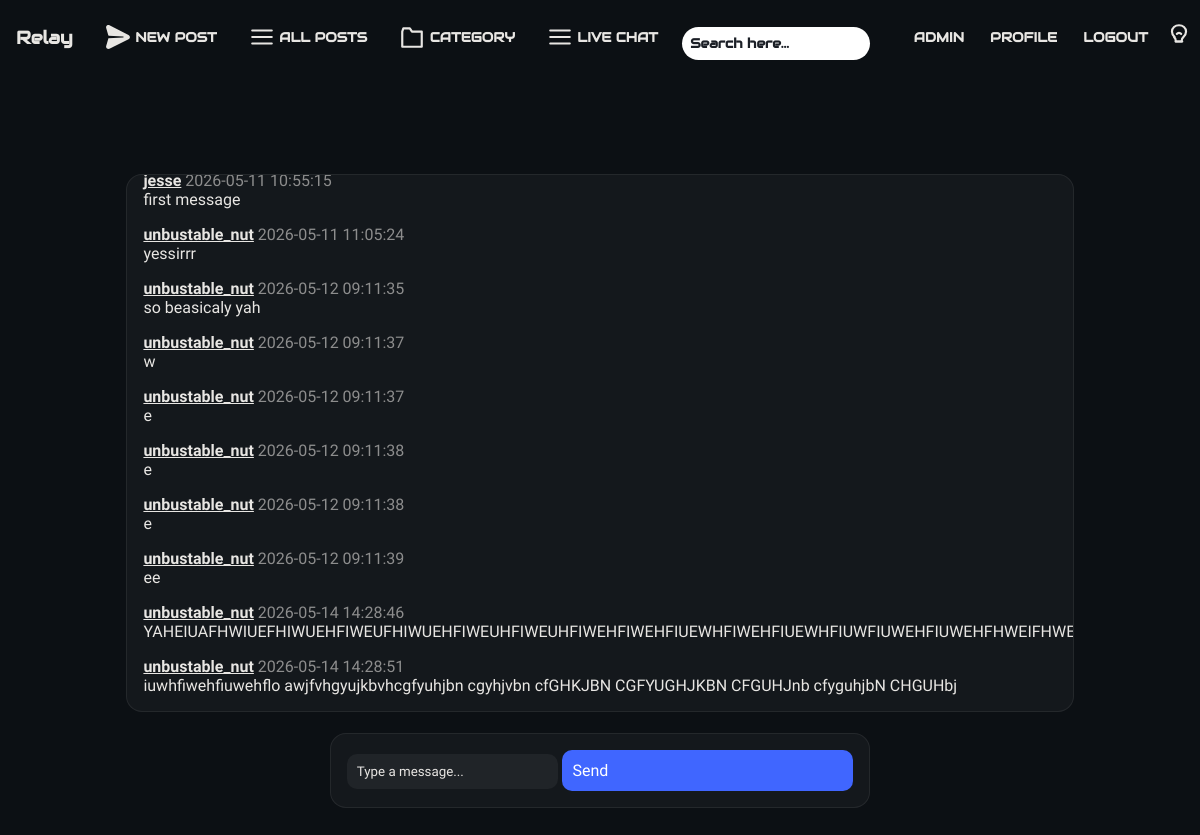
The page /livechat (signed in) on the database as committed earlier.
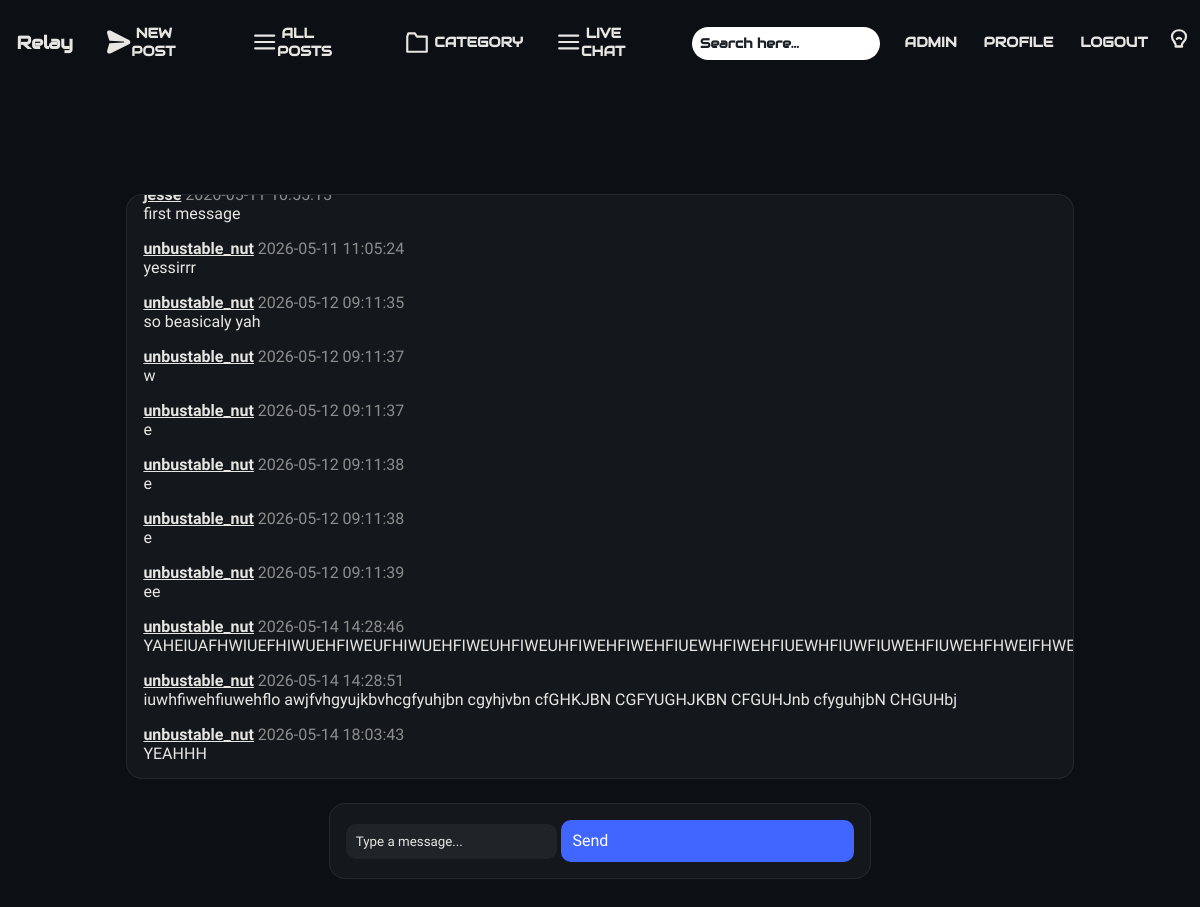
The same page on the database as committed later.
### tables this page shows
CREATE TABLE chat ("id" INTEGER PRIMARY KEY AUTOINCREMENT, "user_id" INTEGER NOT NULL REFERENCES users(id), "message" TEXT NOT NULL, "time" TEXT NOT NULL);

CREATE TABLE "users" (
    id INTEGER PRIMARY KEY AUTOINCREMENT,
    "name" TEXT UNIQUE,
    password TEXT
, imageurl TEXT, email TEXT);

### app.py (the view)
@app.route("/livechat")
def livechat():
    if "user_id" not in session:
        return redirect(url_for("login"))
    sql = """
        SELECT chat.message, chat.time, users.name
        FROM chat
        JOIN users ON chat.user_id = users.id
        ORDER BY chat.id ASC;
    """
    messages = query_db(sql)
    return render_template("livechat.html", messages=messages)

### app.py (called while the page is built)
def get_db():
    db = getattr(g, "_database", None)
    if db is None:
        db = g._database = sqlite3.connect(DATABASE)
    return db

@app.teardown_appcontext
def close_connection(exception):
    db = getattr(g, "_database", None)
    if db is not None:
        db.close()

def query_db(query, args=(), one=False):
    cur = get_db().execute(query, args)
    rv = cur.fetchall()
    cur.close()
    return (rv[0] if rv else None) if one else rv

### templates/livechat.html (shortened to what this page needs)
{% extends "layout.html" %}
{% block body %}
<div class="chat-centered-content">
    <div id="chat-box" class="chat-box">
        {% for message in messages %}
            <div class="chat-message">
                <div class="chat-meta">
                    <a style="text-decoration:underline; font-weight:600;" href="{{ url_for('userposts', username=message[2]) }}">{{ message[2] }}</a>
                    <span>{{ message[1] }}</span>
                </div>
                <div class="chat-text">{{ message[0] }}</div>
            </div>
        {% endfor %}
    </div>
    <form id="chat-form" class="chat-input-box">
        <input type="text" id="message-input" class="chat-input" placeholder="Type a message..." autocomplete="off" maxlength="100" required>
        <button type="submit" class="chat-send-button">Send</button>
    </form>
</div>
{% endblock %}

### templates/layout.html (shortened to what this page needs)
<!DOCTYPE html>
<html lang="en">
<head>
    <link rel="stylesheet" href="{{url_for('static', filename='style.css')}}">
</head>
<body>
    <nav class="navbar">
        <div class="left-navbar-group">
            <a href="/" class="top-button">
                <div class="title">Relay</div>
            </a>
            <a href="/newpost" class="top-button">
                &nbsp;NEW POST
            </a>
            <a href="/allposts" class="top-button">
                <svg viewBox="0 0 24 24" width="26" height="26">
                    <path d="M3 6h18M3 12h18M3 18h18" stroke="currentColor" stroke-width="2" stroke-linecap="round" />
                </svg>
                &nbsp;ALL POSTS
            </a>
            <div class="dropdown">
                <button class="top-button">
                    <svg viewBox="0 0 24 24" width="26" height="26">
                        <path d="M3 7v14h18V7H12l-2-3H4z" stroke="currentColor" stroke-width="2" fill="none"
                            stroke-linecap="round" stroke-linejoin="round" />
                    </svg>
                    &nbsp;CATEGORY
                </button>
            </div>
            <a href="/livechat" class="top-button">
                <svg viewBox="0 0 24 24" width="26" height="26">
                    <path d="M3 6h18M3 12h18M3 18h18" stroke="currentColor" stroke-width="2" stroke-linecap="round" />
                </svg>
                &nbsp;LIVE CHAT
            </a>
            <form action="/search" method="POST">
                <div class="search">
                    <input type="text" name="search" class="searchbar" placeholder="Search here...">
                </div>
            </form>
        </div>
        <div class="nav-right">
            <a href="/admin" class="top-button">ADMIN</a>
            {% if session.username %}
            <a href="{{ url_for('userposts', username=session['username']) }}" class="top-button">PROFILE</a>
            <a href="/logout" class="top-button">LOGOUT</a>
            {% else %}
            <a href="/login" class="top-button">LOGIN</a>
            <a href="/register" class="top-button">REGISTER</a>
            {% endif %}
            <button id="themeToggle" class="theme-toggle" aria-label="Toggle theme">
            </button>
        </div>
    </nav>
    {% block body %}
    {% endblock %}
</body>
</html>

### static/style.css (style rules this page uses)
:root { --background: #0c1014; --box-background: rgba(255, 255, 255, 0.035); --post-background: #2a2a2a; --input-background: rgba(255, 255, 255, 0.05); --font: #e8e6e3; --muted-font: #8d8d8d; --heading-font: "Audiowide", sans-serif; --body-font: "Google Sans", monospace; --coloured-element: #4066ff; --error-red: #ef4444; --sidebar-font-size: 0.8vw; --reply-font: calc(0.5vh + 0.5vw); --reply-line: calc(2vh + 2vw); --navbar-font-size: calc(0.59vh + 0.59vw); --navbar-title-size: 1.5vw; --box-border: 1px solid rgba(255, 255, 255, 0.07); --box-border-radius: 16px; --nav-box-shadow: rgba(226, 226, 226, 0.73); }
.theme-toggle { background: var(--background); color: var(--font); border:none; cursor: pointer; margin:0; }
* { font-family: var(--body-font); box-sizing: border-box; }
body { background: var(--background); color: var(--font); overflow-x: hidden; overscroll-behavior-x: none; }
h1, .title, .searchbar, .top-button, .top-button-active, .follow-button, .content-404, .logo, .post-title, .page-title, .sidebar-title, .home-sidebar > h1 { font-family: var(--heading-font); }
a { text-decoration: none; color: var(--font); font-weight: 520; }
.searchbar { background:white; color:#1b1f26; padding: 0.6em; margin-top: 0.6em; font-weight: 600; font-family: var(--heading-font); border-radius: 50px; transform: translateY(3px); }
.navbar { position: sticky; z-index: 10000; top: 0; display: flex; gap: 1em; padding: 0.5em 0; background-color: var(--background); }
.left-navbar-group { display: flex; gap: 1em; }
.title { font-size: var(--navbar-title-size); font-weight: 600; border: none; }
.nav-right { margin-left: auto; display: flex; gap: 10px; }
button { all: unset; }
.top-button { display: flex; color: var(--font); justify-content: center; align-items: center; padding: 0.6em; font-weight: 600; font-family: var(--heading-font); border: none; font-size: var(--navbar-font-size) !important; }
form { display: flex; flex-direction: column; gap: 15px; }
input, textarea { padding: 10px; border-radius: 6px; border: none; outline: none; color: var(--input-font); background: var(--input-background); font-family: 'Google Sans', monospace; }
input::placeholder, textarea::placeholder { color: var(--font-muted); }
.login-button, .chat-send-button, .admin-users-button { padding: 1vh; cursor: pointer; font-family: 'Google Sans', monospace; transition: 0.2s; background: var(--coloured-element); border-radius: 10px; color: white; border: none; width: 270px; }
.dropdown button { font-size: var(--navbar-font-size) !important; }
.dropdown { display: flex; align-items: center; margin: 0; padding: 0; position: relative; }
.chat-input-box { display: inline; background: var(--box-background); border: var(--box-border); border-radius: var(--box-border-radius); padding: 1em; }
.chat-centered-content { display: flex; flex-direction: column; align-items: center; margin-top: 10vh; gap: 2vh; }
.chat-box { background: var(--box-background); border: var(--box-border); width: 80%; padding: 1em; margin-top: 0; gap: 1em; height: 50vh; overflow-y: auto; display: flex; flex-direction: column; border-radius: var(--box-border-radius) }
.chat-input { height: 100%; background: var(--input-background); border-radius: 10px; border: none; }
.chat-meta { color: var(--muted-font) !important; }

Rows that differ between the two databases and show on the page:
added chat: name "unbustable_nut", time "2026-05-14 18:03:43", message "YEAHHH"
